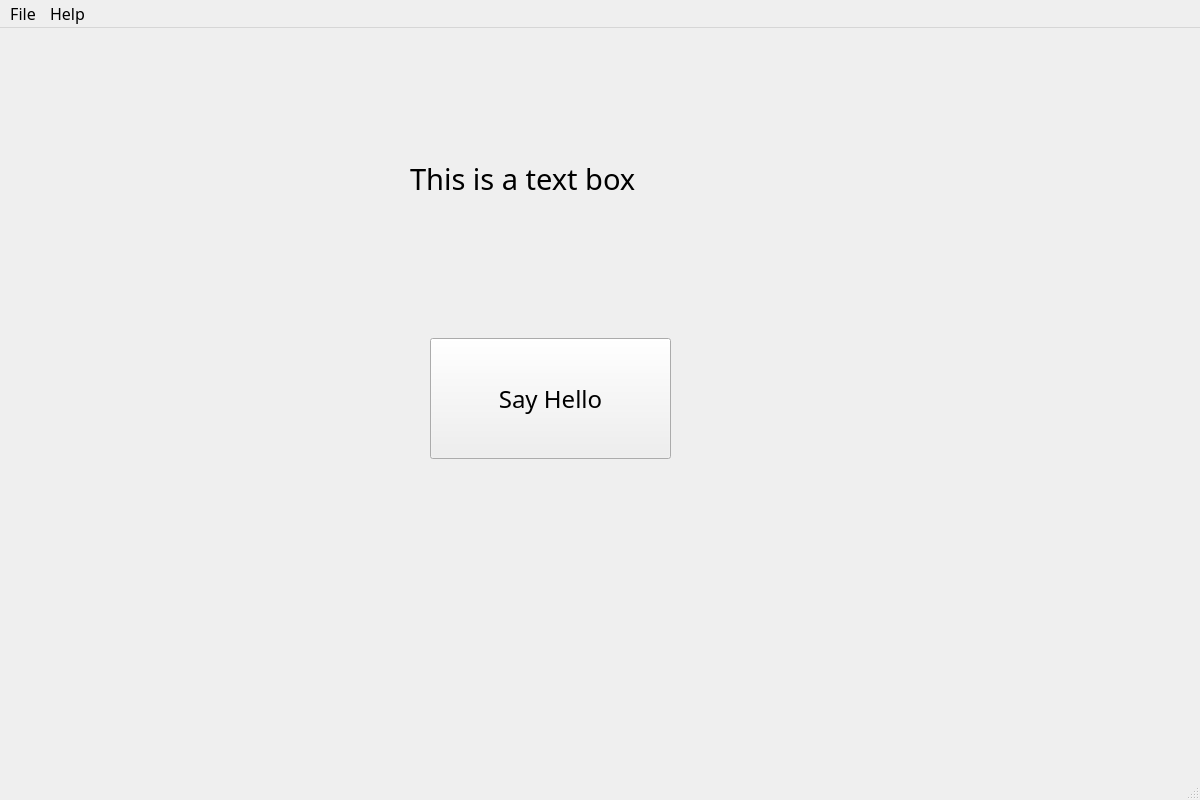
<?xml version="1.0" encoding="UTF-8"?>
<ui version="4.0">
 <class>MainWindow</class>
 <widget class="QMainWindow" name="MainWindow">
  <property name="geometry">
   <rect>
    <x>0</x>
    <y>0</y>
    <width>1200</width>
    <height>800</height>
   </rect>
  </property>
  <property name="sizePolicy">
   <sizepolicy hsizetype="Fixed" vsizetype="Fixed">
    <horstretch>0</horstretch>
    <verstretch>0</verstretch>
   </sizepolicy>
  </property>
  <property name="minimumSize">
   <size>
    <width>1200</width>
    <height>800</height>
   </size>
  </property>
  <property name="maximumSize">
   <size>
    <width>1200</width>
    <height>800</height>
   </size>
  </property>
  <property name="baseSize">
   <size>
    <width>1200</width>
    <height>1200</height>
   </size>
  </property>
  <property name="font">
   <font>
    <family>Abyssinica SIL</family>
    <pointsize>12</pointsize>
    <weight>50</weight>
    <bold>false</bold>
   </font>
  </property>
  <property name="windowTitle">
   <string>Sample Application</string>
  </property>
  <widget class="QWidget" name="centralwidget">
   <widget class="QLabel" name="label">
    <property name="geometry">
     <rect>
      <x>410</x>
      <y>70</y>
      <width>311</width>
      <height>161</height>
     </rect>
    </property>
    <property name="font">
     <font>
      <pointsize>22</pointsize>
     </font>
    </property>
    <property name="text">
     <string>This is a text box</string>
    </property>
   </widget>
   <widget class="QPushButton" name="pushButton">
    <property name="geometry">
     <rect>
      <x>430</x>
      <y>310</y>
      <width>241</width>
      <height>121</height>
     </rect>
    </property>
    <property name="font">
     <font>
      <pointsize>18</pointsize>
     </font>
    </property>
    <property name="text">
     <string>Say Hello</string>
    </property>
   </widget>
  </widget>
  <widget class="QMenuBar" name="menubar">
   <property name="geometry">
    <rect>
     <x>0</x>
     <y>0</y>
     <width>1200</width>
     <height>26</height>
    </rect>
   </property>
   <widget class="QMenu" name="menuFile">
    <property name="title">
     <string>File</string>
    </property>
    <addaction name="actionExit"/>
   </widget>
   <widget class="QMenu" name="menuHelp">
    <property name="title">
     <string>Help</string>
    </property>
    <addaction name="actionAbout"/>
   </widget>
   <addaction name="menuFile"/>
   <addaction name="menuHelp"/>
  </widget>
  <widget class="QStatusBar" name="statusbar"/>
  <action name="actionExit">
   <property name="text">
    <string>Exit</string>
   </property>
  </action>
  <action name="actionAbout">
   <property name="text">
    <string>About</string>
   </property>
  </action>
 </widget>
 <resources/>
 <connections/>
</ui>
